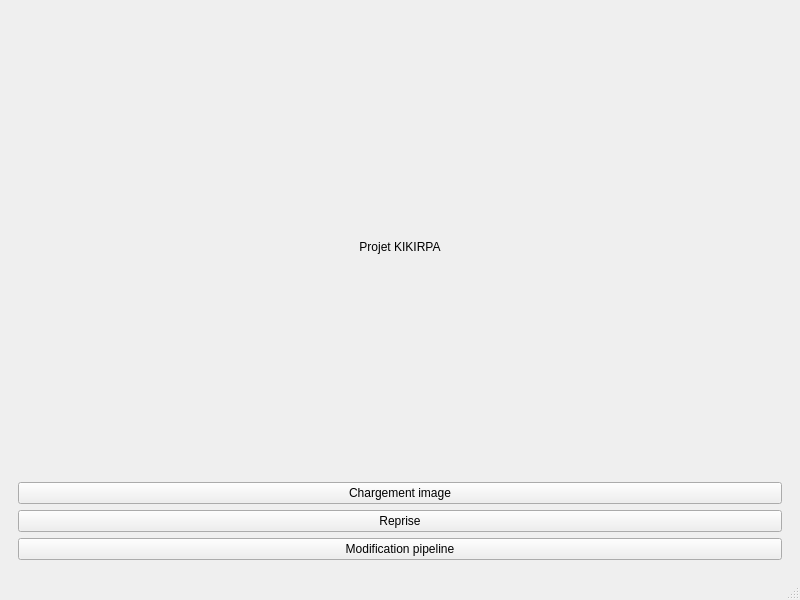
<?xml version="1.0" encoding="UTF-8"?>
<ui version="4.0">
 <class>MainWindow</class>
 <widget class="QMainWindow" name="MainWindow">
  <property name="geometry">
   <rect>
    <x>0</x>
    <y>0</y>
    <width>800</width>
    <height>600</height>
   </rect>
  </property>
  <property name="windowTitle">
   <string>Projet KIKIRPA</string>
  </property>
  <widget class="QWidget" name="centralwidget">
   <layout class="QVBoxLayout" name="centralLayout">
    <item>
     <widget class="QStackedWidget" name="stackedWidget">
      <property name="currentIndex">
       <number>0</number>
      </property>
      <widget class="QWidget" name="homePage">
       <layout class="QVBoxLayout" name="homeLayout">
        <item>
         <widget class="QLabel" name="homeTitleLabel">
          <property name="text">
           <string>Projet KIKIRPA</string>
          </property>
          <property name="alignment">
           <set>Qt::AlignCenter</set>
          </property>
         </widget>
        </item>
        <item>
         <widget class="QPushButton" name="loadImageButton">
          <property name="text">
           <string>Chargement image</string>
          </property>
         </widget>
        </item>
        <item>
         <widget class="QPushButton" name="resumeButton">
          <property name="text">
           <string>Reprise</string>
          </property>
         </widget>
        </item>
        <item>
         <widget class="QPushButton" name="pipelineModificationButton">
          <property name="text">
           <string>Modification pipeline</string>
          </property>
         </widget>
        </item>
       </layout>
      </widget>
      <widget class="QWidget" name="imageLoadingPage">
       <layout class="QVBoxLayout" name="imageLoadingLayout">
        <item>
         <layout class="QHBoxLayout" name="imageLoadingHeaderLayout">
          <item>
           <widget class="QPushButton" name="backButton">
            <property name="text">
             <string>Retour</string>
            </property>
           </widget>
          </item>
          <item>
           <spacer name="headerSpacer">
            <property name="orientation">
             <enum>Qt::Horizontal</enum>
            </property>
            <property name="sizeHint" stdset="0">
             <size>
              <width>40</width>
              <height>20</height>
             </size>
            </property>
           </spacer>
          </item>
         </layout>
        </item>
        <item>
         <widget class="QComboBox" name="methodComboBox">
          <item>
           <property name="text">
            <string>Étape 1</string>
           </property>
          </item>
          <item>
           <property name="text">
            <string>Étape 2</string>
           </property>
          </item>
          <item>
           <property name="text">
            <string>Étape 3</string>
           </property>
          </item>
          <item>
           <property name="text">
            <string>Étape 4</string>
           </property>
          </item>
          <item>
           <property name="text">
            <string>Étape 5</string>
           </property>
          </item>
         </widget>
        </item>
        <item>
         <widget class="QLabel" name="restorationStartLabel">
          <property name="text">
           <string/>
          </property>
          <property name="visible">
           <bool>false</bool>
          </property>
          <property name="alignment">
           <set>Qt::AlignCenter</set>
          </property>
         </widget>
        </item>
        <item>
         <widget class="QWidget" name="methodParametersContainer">
          <layout class="QFormLayout" name="methodParametersLayout"/>
         </widget>
        </item>
        <item>
         <spacer name="pageSpacer">
          <property name="orientation">
           <enum>Qt::Vertical</enum>
          </property>
          <property name="sizeHint" stdset="0">
           <size>
            <width>20</width>
            <height>40</height>
           </size>
          </property>
         </spacer>
        </item>
        <item>
         <layout class="QHBoxLayout" name="imageLoadingFooterLayout">
          <item>
           <spacer name="footerSpacer">
            <property name="orientation">
             <enum>Qt::Horizontal</enum>
            </property>
            <property name="sizeHint" stdset="0">
             <size>
              <width>40</width>
              <height>20</height>
             </size>
            </property>
           </spacer>
          </item>
          <item>
           <widget class="QPushButton" name="executeButton">
            <property name="text">
             <string>Exécuter depuis le début</string>
            </property>
           </widget>
          </item>
          <item>
           <widget class="QPushButton" name="resumeExecutionButton">
            <property name="enabled">
             <bool>false</bool>
            </property>
            <property name="text">
             <string>Reprendre depuis l'étape restaurée</string>
            </property>
           </widget>
          </item>
         </layout>
        </item>
       </layout>
      </widget>
      <widget class="QWidget" name="resumePage">
       <layout class="QVBoxLayout" name="resumeLayout">
        <item>
         <layout class="QHBoxLayout" name="resumeHeaderLayout">
          <item>
           <widget class="QPushButton" name="resumeBackButton">
            <property name="text">
             <string>Retour</string>
            </property>
           </widget>
          </item>
          <item>
           <spacer name="resumeHeaderSpacer">
            <property name="orientation">
             <enum>Qt::Horizontal</enum>
            </property>
            <property name="sizeHint" stdset="0">
             <size>
              <width>40</width>
              <height>20</height>
             </size>
            </property>
           </spacer>
          </item>
         </layout>
        </item>
        <item>
         <spacer name="resumePageSpacer">
          <property name="orientation">
           <enum>Qt::Vertical</enum>
          </property>
          <property name="sizeHint" stdset="0">
           <size>
            <width>20</width>
            <height>40</height>
           </size>
          </property>
         </spacer>
        </item>
       </layout>
      </widget>
      <widget class="QWidget" name="pipelineModificationPage">
       <layout class="QVBoxLayout" name="pipelineModificationLayout">
        <item>
         <layout class="QHBoxLayout" name="pipelineModificationHeaderLayout">
          <item>
           <widget class="QPushButton" name="pipelineModificationBackButton">
            <property name="text">
             <string>Retour</string>
            </property>
           </widget>
          </item>
          <item>
           <spacer name="pipelineModificationHeaderSpacer">
            <property name="orientation">
             <enum>Qt::Horizontal</enum>
            </property>
            <property name="sizeHint" stdset="0">
             <size>
              <width>40</width>
              <height>20</height>
             </size>
            </property>
           </spacer>
          </item>
         </layout>
        </item>
        <item>
         <spacer name="pipelineModificationPageSpacer">
          <property name="orientation">
           <enum>Qt::Vertical</enum>
          </property>
          <property name="sizeHint" stdset="0">
           <size>
            <width>20</width>
            <height>40</height>
           </size>
          </property>
         </spacer>
        </item>
       </layout>
      </widget>
      <widget class="QWidget" name="executionSummaryPage">
       <layout class="QVBoxLayout" name="executionSummaryLayout">
        <item>
         <widget class="QLabel" name="executionSummaryTitleLabel">
          <property name="text">
           <string>Résumé de l'exécution</string>
          </property>
          <property name="alignment">
           <set>Qt::AlignCenter</set>
          </property>
         </widget>
        </item>
        <item>
         <widget class="QLabel" name="executionSummaryHintLabel">
          <property name="text">
           <string>Sélectionnez une étape pour restaurer son état.</string>
          </property>
          <property name="alignment">
           <set>Qt::AlignCenter</set>
          </property>
         </widget>
        </item>
        <item>
         <widget class="QLabel" name="executionStepsLabel">
          <property name="text">
           <string>Étapes exécutées</string>
          </property>
         </widget>
        </item>
        <item>
         <widget class="QListWidget" name="executionStepsListWidget"/>
        </item>
        <item>
         <widget class="QLabel" name="executionRestoredStateLabel">
          <property name="text">
           <string>Description : aucune étape sélectionnée.</string>
          </property>
          <property name="alignment">
           <set>Qt::AlignCenter</set>
          </property>
          <property name="wordWrap">
           <bool>true</bool>
          </property>
         </widget>
        </item>
        <item>
         <spacer name="executionSummaryBottomSpacer">
          <property name="orientation">
           <enum>Qt::Vertical</enum>
          </property>
          <property name="sizeHint" stdset="0">
           <size>
            <width>20</width>
            <height>40</height>
           </size>
          </property>
         </spacer>
        </item>
        <item>
         <layout class="QHBoxLayout" name="executionSummaryFooterLayout">
          <item>
           <spacer name="executionSummaryFooterSpacer">
            <property name="orientation">
             <enum>Qt::Horizontal</enum>
            </property>
            <property name="sizeHint" stdset="0">
             <size>
              <width>40</width>
              <height>20</height>
             </size>
            </property>
           </spacer>
          </item>
          <item>
           <widget class="QPushButton" name="executionSummaryRestoreButton">
            <property name="text">
             <string>Restaurer l'état</string>
            </property>
           </widget>
          </item>
          <item>
           <widget class="QPushButton" name="executionSummaryFinishButton">
            <property name="text">
             <string>Terminer</string>
            </property>
           </widget>
          </item>
         </layout>
        </item>
       </layout>
      </widget>
     </widget>
    </item>
   </layout>
  </widget>
  <widget class="QMenuBar" name="menubar">
   <property name="geometry">
    <rect>
     <x>0</x>
     <y>0</y>
     <width>800</width>
     <height>18</height>
    </rect>
   </property>
  </widget>
  <widget class="QStatusBar" name="statusbar"/>
 </widget>
 <resources/>
 <connections/>
</ui>
